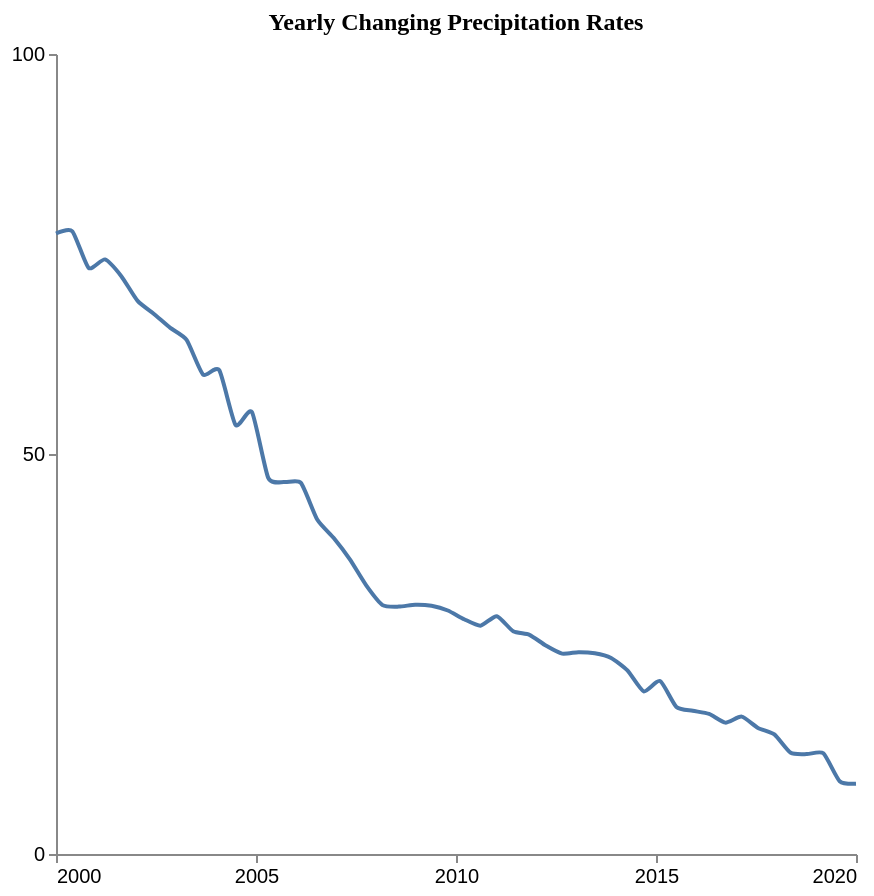

Write a Vega-Lite specification for this figure.
### Vega-Lite specification from a JSON file in a GitHub repository (floating-point values rounded to 4 significant figures)
{"$schema": "https://vega.github.io/schema/vega-lite/v5.json", "description": "Pattern: irregular", "data": {"values": [{"X": 2000.0, "Y": 77.56}, {"X": 2000.0, "Y": 77.84}, {"X": 2001.0, "Y": 73.26}, {"X": 2001.0, "Y": 74.32}, {"X": 2002.0, "Y": 72.23}, {"X": 2002.0, "Y": 69.14}, {"X": 2002.0, "Y": 67.51}, {"X": 2003.0, "Y": 65.76}, {"X": 2003.0, "Y": 64.25}, {"X": 2004.0, "Y": 59.95}, {"X": 2004.0, "Y": 60.47}, {"X": 2004.0, "Y": 53.62}, {"X": 2005.0, "Y": 55.25}, {"X": 2005.0, "Y": 47.01}, {"X": 2006.0, "Y": 46.49}, {"X": 2006.0, "Y": 46.4}, {"X": 2007.0, "Y": 41.82}, {"X": 2007.0, "Y": 39.53}, {"X": 2007.0, "Y": 36.83}, {"X": 2008.0, "Y": 33.58}, {"X": 2008.0, "Y": 31.12}, {"X": 2009.0, "Y": 30.92}, {"X": 2009.0, "Y": 31.16}, {"X": 2009.0, "Y": 31.03}, {"X": 2010.0, "Y": 30.44}, {"X": 2010.0, "Y": 29.34}, {"X": 2011.0, "Y": 28.54}, {"X": 2011.0, "Y": 29.73}, {"X": 2011.0, "Y": 27.84}, {"X": 2012.0, "Y": 27.4}, {"X": 2012.0, "Y": 26.06}, {"X": 2013.0, "Y": 25.05}, {"X": 2013.0, "Y": 25.23}, {"X": 2013.0, "Y": 25.09}, {"X": 2014.0, "Y": 24.51}, {"X": 2014.0, "Y": 22.95}, {"X": 2015.0, "Y": 20.32}, {"X": 2015.0, "Y": 21.62}, {"X": 2016.0, "Y": 18.39}, {"X": 2016.0, "Y": 17.91}, {"X": 2016.0, "Y": 17.51}, {"X": 2017.0, "Y": 16.42}, {"X": 2017.0, "Y": 17.17}, {"X": 2018.0, "Y": 15.76}, {"X": 2018.0, "Y": 14.96}, {"X": 2018.0, "Y": 12.65}, {"X": 2019.0, "Y": 12.49}, {"X": 2019.0, "Y": 12.59}, {"X": 2020.0, "Y": 9.102}, {"X": 2020.0, "Y": 8.778}]}, "mark": {"type": "line", "interpolate": "cardinal", "tension": 0.4}, "encoding": {"x": {"field": "X", "type": "quantitative", "title": "", "axis": {"grid": false, "format": "d", "values": [2000, 2005, 2010, 2015, 2020], "tickSize": 4}, "scale": {"domain": [2000, 2020]}}, "y": {"field": "Y", "type": "quantitative", "title": "", "axis": {"grid": false, "format": "d", "values": [0, 50, 100], "tickSize": 4, "tickOpacity": 1}, "scale": {"domain": [0, 100]}}}, "title": {"text": "Yearly Changing Precipitation Rates", "anchor": "middle", "font": "Tahoma", "fontSize": 12}, "config": {"lineBreak": "^", "view": {"stroke": null}}, "height": 400, "width": 400, "autosize": "pad"}
